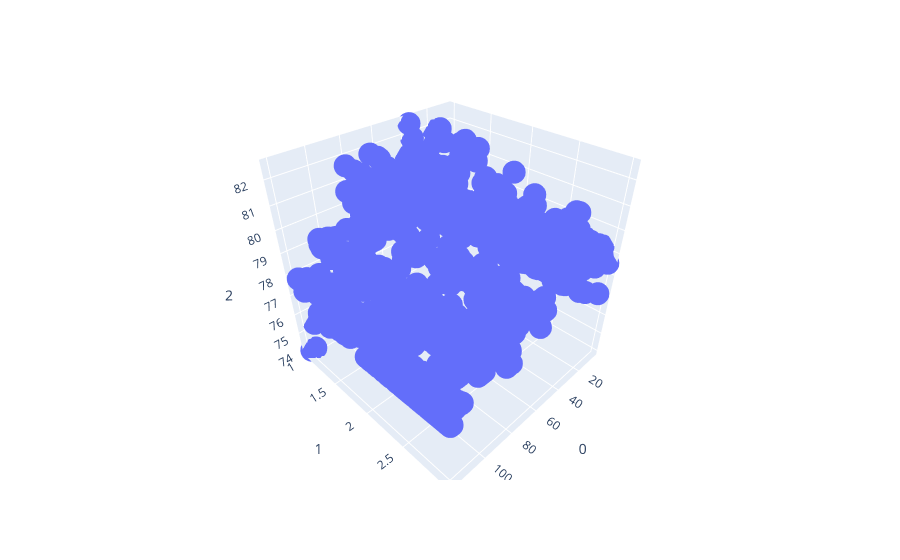

This figure's notebook cell:
### Code cell
ds=pd.DataFrame(data=resultat_KNN[1])
ds=ds.sort_values(by=[0,1])
ds=ds.drop_duplicates()
fig = px.scatter_3d(ds, x = 0, y = 1, z = 2)
fig.show()

### Figure 1 — Plotly figure (JSON) as saved in the notebook; plotly's stock layout.template omitted (floating-point values rounded to 4 significant figures; data arrays with more than 128 entries replaced by an {"elided": "..."} marker saying what was removed)
{"data": [{"hovertemplate": "0=%{x}<br>1=%{y}<br>2=%{z}<extra></extra>", "legendgroup": "", "marker": {"color": "#636efa", "symbol": "circle"}, "mode": "markers", "name": "", "scene": "scene", "showlegend": false, "type": "scatter3d", "x": {"elided": "1451 float values"}, "y": {"elided": "1451 float values"}, "z": {"elided": "1451 float values"}}], "layout": {"legend": {"tracegroupgap": 0}, "margin": {"t": 60}, "scene": {"domain": {"x": [0, 1], "y": [0, 1]}, "xaxis": {"title": {"text": "0"}}, "yaxis": {"title": {"text": "1"}}, "zaxis": {"title": {"text": "2"}}}}}
